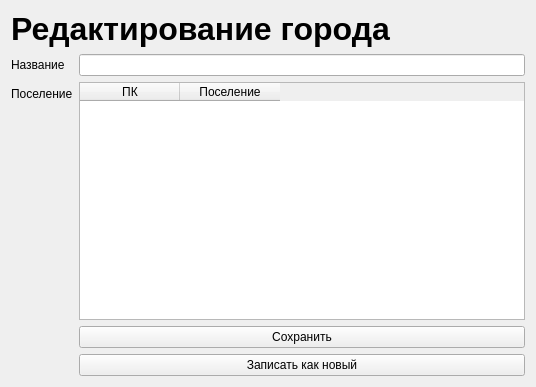
<?xml version="1.0" encoding="UTF-8"?>
<ui version="4.0">
 <class>Form</class>
 <widget class="QWidget" name="Form">
  <property name="geometry">
   <rect>
    <x>0</x>
    <y>0</y>
    <width>536</width>
    <height>387</height>
   </rect>
  </property>
  <property name="windowTitle">
   <string>Редактирование города</string>
  </property>
  <layout class="QFormLayout" name="formLayout">
   <item row="0" column="0" colspan="2">
    <widget class="QLabel" name="label_3">
     <property name="text">
      <string>&lt;html&gt;&lt;head/&gt;&lt;body&gt;&lt;p&gt;&lt;span style=&quot; font-size:24pt; font-weight:700;&quot;&gt;Редактирование города&lt;/span&gt;&lt;/p&gt;&lt;/body&gt;&lt;/html&gt;</string>
     </property>
    </widget>
   </item>
   <item row="2" column="0">
    <widget class="QLabel" name="label">
     <property name="text">
      <string>Название</string>
     </property>
    </widget>
   </item>
   <item row="2" column="1">
    <widget class="QLineEdit" name="cityNamelineEdit"/>
   </item>
   <item row="4" column="0">
    <widget class="QLabel" name="label_2">
     <property name="text">
      <string>Поселение</string>
     </property>
    </widget>
   </item>
   <item row="4" column="1">
    <widget class="QTableWidget" name="selectSettlementTableWidget">
     <column>
      <property name="text">
       <string>ПК</string>
      </property>
     </column>
     <column>
      <property name="text">
       <string>Поселение</string>
      </property>
     </column>
    </widget>
   </item>
   <item row="6" column="1">
    <widget class="QPushButton" name="saveCityPushButton">
     <property name="text">
      <string>Сохранить</string>
     </property>
    </widget>
   </item>
   <item row="7" column="1">
    <widget class="QPushButton" name="NewCityPushButton">
     <property name="text">
      <string>Записать как новый</string>
     </property>
    </widget>
   </item>
  </layout>
 </widget>
 <resources/>
 <connections/>
</ui>
